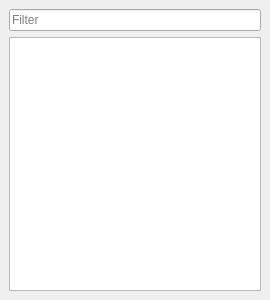
<?xml version="1.0" encoding="UTF-8"?>
<ui version="4.0">
 <class>ModuleDockWidget</class>
 <widget class="QDockWidget" name="ModuleDockWidget">
  <property name="geometry">
   <rect>
    <x>0</x>
    <y>0</y>
    <width>270</width>
    <height>300</height>
   </rect>
  </property>
  <property name="sizePolicy">
   <sizepolicy hsizetype="Minimum" vsizetype="Minimum">
    <horstretch>0</horstretch>
    <verstretch>0</verstretch>
   </sizepolicy>
  </property>
  <property name="maximumSize">
   <size>
    <width>524286</width>
    <height>524287</height>
   </size>
  </property>
  <property name="baseSize">
   <size>
    <width>78</width>
    <height>127</height>
   </size>
  </property>
  <property name="floating">
   <bool>false</bool>
  </property>
  <property name="windowTitle">
   <string>Module</string>
  </property>
  <widget class="QWidget" name="dockWidgetContents">
   <layout class="QVBoxLayout" name="verticalLayout">
    <item>
     <widget class="QLineEdit" name="lineEdit_filter">
      <property name="placeholderText">
       <string>Filter</string>
      </property>
     </widget>
    </item>
    <item>
     <widget class="QTreeView" name="treeView_module">
      <property name="editTriggers">
       <set>QAbstractItemView::EditKeyPressed</set>
      </property>
     </widget>
    </item>
   </layout>
  </widget>
 </widget>
 <resources/>
 <connections/>
</ui>
